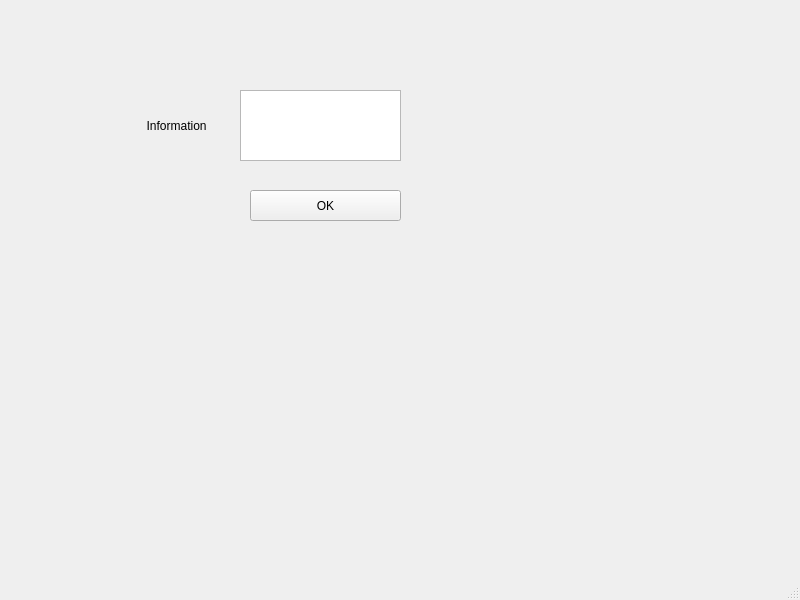
<?xml version="1.0" encoding="UTF-8"?>
<ui version="4.0">
 <class>MainWindow</class>
 <widget class="QMainWindow" name="MainWindow">
  <property name="geometry">
   <rect>
    <x>0</x>
    <y>0</y>
    <width>800</width>
    <height>600</height>
   </rect>
  </property>
  <property name="windowTitle">
   <string>MainWindow</string>
  </property>
  <widget class="QWidget" name="centralwidget">
   <widget class="QPushButton" name="pushButton">
    <property name="geometry">
     <rect>
      <x>250</x>
      <y>190</y>
      <width>151</width>
      <height>31</height>
     </rect>
    </property>
    <property name="text">
     <string>OK</string>
    </property>
   </widget>
   <widget class="QLabel" name="label">
    <property name="geometry">
     <rect>
      <x>130</x>
      <y>100</y>
      <width>101</width>
      <height>51</height>
     </rect>
    </property>
    <property name="text">
     <string>     Information</string>
    </property>
   </widget>
   <widget class="QPlainTextEdit" name="plainTextEdit">
    <property name="geometry">
     <rect>
      <x>240</x>
      <y>90</y>
      <width>161</width>
      <height>71</height>
     </rect>
    </property>
   </widget>
  </widget>
  <widget class="QMenuBar" name="menubar">
   <property name="geometry">
    <rect>
     <x>0</x>
     <y>0</y>
     <width>800</width>
     <height>21</height>
    </rect>
   </property>
  </widget>
  <widget class="QStatusBar" name="statusbar"/>
 </widget>
 <resources/>
 <connections>
  <connection>
   <sender>pushButton</sender>
   <signal>clicked()</signal>
   <receiver>MainWindow</receiver>
   <slot>close()</slot>
   <hints>
    <hint type="sourcelabel">
     <x>318</x>
     <y>240</y>
    </hint>
    <hint type="destinationlabel">
     <x>446</x>
     <y>356</y>
    </hint>
   </hints>
  </connection>
 </connections>
</ui>
